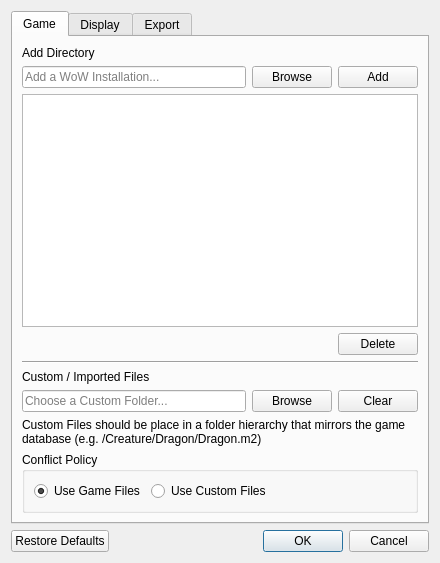
<?xml version="1.0" encoding="UTF-8"?>
<ui version="4.0">
 <class>dialog_Settings</class>
 <widget class="QDialog" name="dialog_Settings">
  <property name="windowModality">
   <enum>Qt::NonModal</enum>
  </property>
  <property name="geometry">
   <rect>
    <x>0</x>
    <y>0</y>
    <width>440</width>
    <height>563</height>
   </rect>
  </property>
  <property name="sizePolicy">
   <sizepolicy hsizetype="Fixed" vsizetype="Fixed">
    <horstretch>0</horstretch>
    <verstretch>0</verstretch>
   </sizepolicy>
  </property>
  <property name="minimumSize">
   <size>
    <width>440</width>
    <height>563</height>
   </size>
  </property>
  <property name="maximumSize">
   <size>
    <width>440</width>
    <height>563</height>
   </size>
  </property>
  <property name="windowTitle">
   <string>Settings</string>
  </property>
  <property name="sizeGripEnabled">
   <bool>false</bool>
  </property>
  <layout class="QGridLayout" name="gridLayout">
   <item row="2" column="0">
    <widget class="QDialogButtonBox" name="buttonBox">
     <property name="orientation">
      <enum>Qt::Horizontal</enum>
     </property>
     <property name="standardButtons">
      <set>QDialogButtonBox::Cancel|QDialogButtonBox::Ok|QDialogButtonBox::RestoreDefaults</set>
     </property>
     <property name="centerButtons">
      <bool>false</bool>
     </property>
    </widget>
   </item>
   <item row="1" column="0">
    <widget class="QTabWidget" name="tabWidget">
     <property name="sizePolicy">
      <sizepolicy hsizetype="Expanding" vsizetype="Expanding">
       <horstretch>0</horstretch>
       <verstretch>0</verstretch>
      </sizepolicy>
     </property>
     <property name="currentIndex">
      <number>0</number>
     </property>
     <property name="documentMode">
      <bool>false</bool>
     </property>
     <widget class="QWidget" name="tabGame">
      <attribute name="title">
       <string>Game</string>
      </attribute>
      <layout class="QGridLayout" name="gridLayout_2">
       <item row="9" column="0">
        <widget class="QGroupBox" name="groupBox">
         <property name="title">
          <string>Conflict Policy</string>
         </property>
         <layout class="QHBoxLayout" name="horizontalLayout">
          <item>
           <widget class="QRadioButton" name="radioButton_CustomConflict_UseGameFiles">
            <property name="text">
             <string>Use Game Files</string>
            </property>
            <property name="checked">
             <bool>true</bool>
            </property>
           </widget>
          </item>
          <item>
           <widget class="QRadioButton" name="radioButton_CustomConflict_UseCustomFiles">
            <property name="text">
             <string>Use Custom Files</string>
            </property>
           </widget>
          </item>
          <item>
           <spacer name="horizontalSpacer_2">
            <property name="orientation">
             <enum>Qt::Horizontal</enum>
            </property>
            <property name="sizeHint" stdset="0">
             <size>
              <width>40</width>
              <height>20</height>
             </size>
            </property>
           </spacer>
          </item>
         </layout>
        </widget>
       </item>
       <item row="5" column="0">
        <widget class="QLabel" name="label_2">
         <property name="text">
          <string>Custom / Imported Files</string>
         </property>
         <property name="buddy">
          <cstring>lineEdit_CustomPath</cstring>
         </property>
        </widget>
       </item>
       <item row="7" column="0">
        <widget class="QLabel" name="label_3">
         <property name="text">
          <string>Custom Files should be place in a folder hierarchy that mirrors the game database (e.g. &lt;Custom Folder&gt;/Creature/Dragon/Dragon.m2)</string>
         </property>
         <property name="wordWrap">
          <bool>true</bool>
         </property>
        </widget>
       </item>
       <item row="0" column="0">
        <layout class="QVBoxLayout" name="verticalLayout">
         <item>
          <widget class="QLabel" name="label">
           <property name="toolTip">
            <string>Add a new directory to the list</string>
           </property>
           <property name="text">
            <string>Add Directory</string>
           </property>
           <property name="buddy">
            <cstring>lineEdit_WoWPath</cstring>
           </property>
          </widget>
         </item>
         <item>
          <layout class="QHBoxLayout" name="horizontalLayout_2">
           <item>
            <widget class="QLineEdit" name="lineEdit_WoWPath">
             <property name="toolTip">
              <string>Add a new directory to the list</string>
             </property>
             <property name="placeholderText">
              <string>Add a WoW Installation...</string>
             </property>
            </widget>
           </item>
           <item>
            <widget class="QPushButton" name="pushButton_WoWPath_Browse">
             <property name="toolTip">
              <string>Browse for a new WoW installation to add to the list!</string>
             </property>
             <property name="text">
              <string>Browse</string>
             </property>
            </widget>
           </item>
           <item>
            <widget class="QPushButton" name="pushButton_WowPath_Add">
             <property name="toolTip">
              <string>Add a new directory to the list</string>
             </property>
             <property name="text">
              <string>Add</string>
             </property>
            </widget>
           </item>
          </layout>
         </item>
         <item>
          <widget class="QListWidget" name="wowInstallationList">
           <property name="toolTip">
            <string>Select a directory to use...</string>
           </property>
           <property name="alternatingRowColors">
            <bool>true</bool>
           </property>
           <property name="selectionBehavior">
            <enum>QAbstractItemView::SelectRows</enum>
           </property>
          </widget>
         </item>
         <item>
          <layout class="QHBoxLayout" name="horizontalLayout_3">
           <item>
            <spacer name="horizontalSpacer">
             <property name="orientation">
              <enum>Qt::Horizontal</enum>
             </property>
             <property name="sizeHint" stdset="0">
              <size>
               <width>40</width>
               <height>20</height>
              </size>
             </property>
            </spacer>
           </item>
           <item>
            <widget class="QPushButton" name="pushButton_WoWPath_Delete">
             <property name="statusTip">
              <string>Delete the currently selected WoW directory from the list.</string>
             </property>
             <property name="text">
              <string>Delete</string>
             </property>
            </widget>
           </item>
          </layout>
         </item>
        </layout>
       </item>
       <item row="4" column="0">
        <widget class="Line" name="line">
         <property name="orientation">
          <enum>Qt::Horizontal</enum>
         </property>
        </widget>
       </item>
       <item row="6" column="0">
        <layout class="QHBoxLayout" name="horizontalLayout_4">
         <item>
          <widget class="QLineEdit" name="lineEdit_CustomPath">
           <property name="dragEnabled">
            <bool>true</bool>
           </property>
           <property name="placeholderText">
            <string>Choose a Custom Folder...</string>
           </property>
          </widget>
         </item>
         <item>
          <widget class="QPushButton" name="pushButton_CustomPath_Browse">
           <property name="text">
            <string>Browse</string>
           </property>
          </widget>
         </item>
         <item>
          <widget class="QPushButton" name="pushButton_CustomPath_Clear">
           <property name="text">
            <string>Clear</string>
           </property>
          </widget>
         </item>
        </layout>
       </item>
      </layout>
     </widget>
     <widget class="QWidget" name="tabDisplay">
      <attribute name="title">
       <string>Display</string>
      </attribute>
      <layout class="QGridLayout" name="gridLayout_4">
       <item row="0" column="0">
        <widget class="QGroupBox" name="groupBox_3">
         <property name="title">
          <string>Graphics Engine</string>
         </property>
         <layout class="QGridLayout" name="gridLayout_3">
          <item row="2" column="0" colspan="2">
           <widget class="QListWidget" name="listWidget_DisplayModes"/>
          </item>
          <item row="1" column="0">
           <widget class="QLabel" name="label_5">
            <property name="text">
             <string>Display Modes</string>
            </property>
            <property name="buddy">
             <cstring>listWidget_DisplayModes</cstring>
            </property>
           </widget>
          </item>
          <item row="0" column="0" colspan="2">
           <layout class="QHBoxLayout" name="horizontalLayout_6">
            <item>
             <widget class="QLabel" name="label_4">
              <property name="text">
               <string>Display Engine</string>
              </property>
              <property name="buddy">
               <cstring>comboBox_DisplayEngine</cstring>
              </property>
             </widget>
            </item>
            <item>
             <widget class="QComboBox" name="comboBox_DisplayEngine">
              <item>
               <property name="text">
                <string>OpenGL</string>
               </property>
              </item>
              <item>
               <property name="text">
                <string>Vulkan</string>
               </property>
              </item>
             </widget>
            </item>
            <item>
             <spacer name="horizontalSpacer_4">
              <property name="orientation">
               <enum>Qt::Horizontal</enum>
              </property>
              <property name="sizeHint" stdset="0">
               <size>
                <width>40</width>
                <height>20</height>
               </size>
              </property>
             </spacer>
            </item>
           </layout>
          </item>
         </layout>
        </widget>
       </item>
       <item row="1" column="0">
        <layout class="QHBoxLayout" name="horizontalLayout_5">
         <item>
          <widget class="QLabel" name="label_6">
           <property name="text">
            <string>Field of View:</string>
           </property>
           <property name="buddy">
            <cstring>doubleSpinBox_FieldOfView</cstring>
           </property>
          </widget>
         </item>
         <item>
          <widget class="QDoubleSpinBox" name="doubleSpinBox_FieldOfView">
           <property name="minimum">
            <double>1.000000000000000</double>
           </property>
           <property name="maximum">
            <double>180.000000000000000</double>
           </property>
           <property name="value">
            <double>45.000000000000000</double>
           </property>
          </widget>
         </item>
         <item>
          <spacer name="horizontalSpacer_3">
           <property name="orientation">
            <enum>Qt::Horizontal</enum>
           </property>
           <property name="sizeHint" stdset="0">
            <size>
             <width>40</width>
             <height>20</height>
            </size>
           </property>
          </spacer>
         </item>
        </layout>
       </item>
       <item row="2" column="0">
        <widget class="QGroupBox" name="groupBox_2">
         <property name="title">
          <string>Options</string>
         </property>
         <layout class="QGridLayout" name="gridLayout_5">
          <item row="0" column="0">
           <widget class="QCheckBox" name="checkBox_DisplayOption_EnviromentalMapping">
            <property name="text">
             <string>Enviromental Mapping</string>
            </property>
            <property name="checked">
             <bool>true</bool>
            </property>
           </widget>
          </item>
          <item row="2" column="0">
           <spacer name="verticalSpacer_2">
            <property name="orientation">
             <enum>Qt::Vertical</enum>
            </property>
            <property name="sizeHint" stdset="0">
             <size>
              <width>20</width>
              <height>84</height>
             </size>
            </property>
           </spacer>
          </item>
          <item row="1" column="0">
           <widget class="QCheckBox" name="checkBox_DisplayOptions_ShowParticles">
            <property name="toolTip">
             <string>Show Particle effects</string>
            </property>
            <property name="text">
             <string>Show Particles</string>
            </property>
            <property name="checked">
             <bool>true</bool>
            </property>
           </widget>
          </item>
          <item row="1" column="1">
           <widget class="QCheckBox" name="checkBox_DisplayOptions_ZeroParticle">
            <property name="text">
             <string>Zero Particle</string>
            </property>
            <property name="checked">
             <bool>true</bool>
            </property>
           </widget>
          </item>
          <item row="0" column="1">
           <widget class="QCheckBox" name="checkBox_DisplayOptions_RandomSkins">
            <property name="toolTip">
             <string>Select a random skin when loading a model</string>
            </property>
            <property name="text">
             <string>Random Skins</string>
            </property>
            <property name="checked">
             <bool>true</bool>
            </property>
           </widget>
          </item>
          <item row="0" column="2">
           <widget class="QCheckBox" name="checkBox_DisplayOptions_DisplayIDs">
            <property name="toolTip">
             <string>Show an Item's/NPC's ID in selection lists.</string>
            </property>
            <property name="text">
             <string>Display IDs in Lists</string>
            </property>
           </widget>
          </item>
         </layout>
        </widget>
       </item>
      </layout>
     </widget>
     <widget class="QWidget" name="tabExport">
      <attribute name="title">
       <string>Export</string>
      </attribute>
      <layout class="QGridLayout" name="gridLayout_6">
       <item row="0" column="0">
        <widget class="QCheckBox" name="checkBox_ExportInitialPoseOnly">
         <property name="toolTip">
          <string>When exporting models, export them using the default pose the model has. Removes all animation from the save!</string>
         </property>
         <property name="text">
          <string>Export Initial Pose Only</string>
         </property>
         <property name="checked">
          <bool>true</bool>
         </property>
        </widget>
       </item>
       <item row="2" column="0">
        <spacer name="verticalSpacer_3">
         <property name="orientation">
          <enum>Qt::Vertical</enum>
         </property>
         <property name="sizeHint" stdset="0">
          <size>
           <width>20</width>
           <height>40</height>
          </size>
         </property>
        </spacer>
       </item>
       <item row="1" column="0">
        <widget class="QCheckBox" name="checkBox_ExportTexturesWithModel">
         <property name="toolTip">
          <string>When exporting models, also export any textures!</string>
         </property>
         <property name="text">
          <string>Export Textures with Model</string>
         </property>
         <property name="checked">
          <bool>true</bool>
         </property>
        </widget>
       </item>
      </layout>
     </widget>
    </widget>
   </item>
  </layout>
 </widget>
 <tabstops>
  <tabstop>tabWidget</tabstop>
  <tabstop>lineEdit_WoWPath</tabstop>
  <tabstop>pushButton_WoWPath_Browse</tabstop>
  <tabstop>pushButton_WowPath_Add</tabstop>
  <tabstop>wowInstallationList</tabstop>
  <tabstop>pushButton_WoWPath_Delete</tabstop>
  <tabstop>lineEdit_CustomPath</tabstop>
  <tabstop>pushButton_CustomPath_Browse</tabstop>
  <tabstop>pushButton_CustomPath_Clear</tabstop>
  <tabstop>radioButton_CustomConflict_UseGameFiles</tabstop>
  <tabstop>radioButton_CustomConflict_UseCustomFiles</tabstop>
  <tabstop>comboBox_DisplayEngine</tabstop>
  <tabstop>listWidget_DisplayModes</tabstop>
  <tabstop>doubleSpinBox_FieldOfView</tabstop>
  <tabstop>checkBox_DisplayOption_EnviromentalMapping</tabstop>
 </tabstops>
 <resources/>
 <connections>
  <connection>
   <sender>buttonBox</sender>
   <signal>accepted()</signal>
   <receiver>dialog_Settings</receiver>
   <slot>accept()</slot>
   <hints>
    <hint type="sourcelabel">
     <x>236</x>
     <y>502</y>
    </hint>
    <hint type="destinationlabel">
     <x>157</x>
     <y>274</y>
    </hint>
   </hints>
  </connection>
  <connection>
   <sender>buttonBox</sender>
   <signal>rejected()</signal>
   <receiver>dialog_Settings</receiver>
   <slot>reject()</slot>
   <hints>
    <hint type="sourcelabel">
     <x>304</x>
     <y>502</y>
    </hint>
    <hint type="destinationlabel">
     <x>286</x>
     <y>274</y>
    </hint>
   </hints>
  </connection>
 </connections>
</ui>
